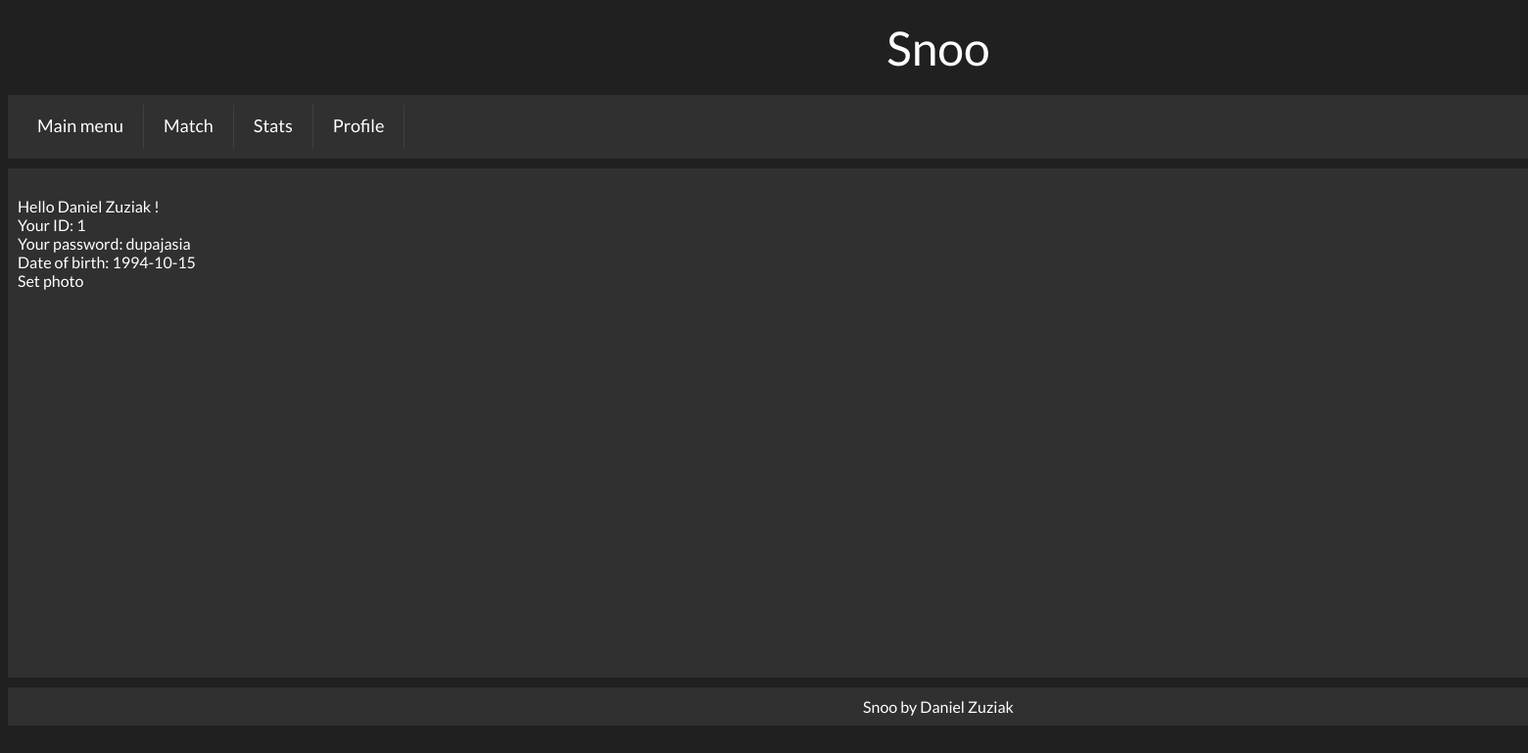
Screenshot of /profile.html (signed in) with the database file from the repository.
### tables this page shows
CREATE TABLE "users" (
	`id`	INTEGER NOT NULL PRIMARY KEY AUTOINCREMENT,
	`username`	text NOT NULL UNIQUE,
	`password`	text NOT NULL,
	`date_of_birth`	date NOT NULL
);

### main.py (the view)
@app.route('/profile.html')
def show_profile():
    username = None
    if 'username' in session:
        for row in con.execute('SELECT * FROM users WHERE username=?', [session['username']]):
            user_id, username, password, date_of_birth = row
    return render_template('profile.html', user_id=user_id, username=username, password=password,
                           date_of_birth=date_of_birth)

### templates/profile.html
{% extends 'layout.html' %}
{% block content %}
	<br/>Hello {{ username }} !
	<br/>Your ID: {{ user_id }}
	<br/>Your password: {{ password }}
	<br/>Date of birth: {{ date_of_birth }}
	<br/>Set photo
{% endblock %}

### static/style.css (style rules this page uses)
body { background-color: #202020; font-family: 'Lato', sans-serif; color: white; }

### rows the page displays
users: username "Daniel Zuziak", password "dupajasia", date_of_birth "1994-10-15"

### other values shown
{{ user_id }} "1"
